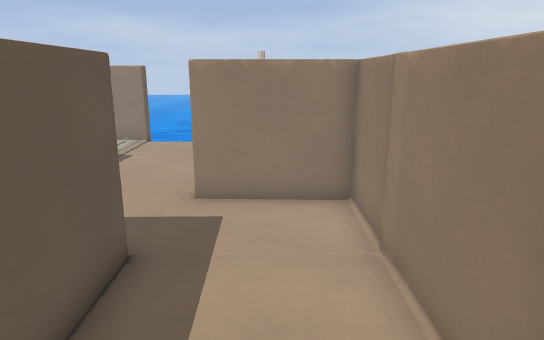
[1] (above)

16 first-person views from a walk through a Godot game level. The camera is 1.5 m above the floor, tilts 14° down and sees 70° across. The floor is counted in squares, 0.5 m on a side. Each view is taken from the middle of a square. On the plan, view 1 faces up. The plan holds only what a view shows up to about 20 squares ahead; the rest is blank. The place goes on beyond the plan. Surface patterns are stand-ins for the level's own textures.

[2]
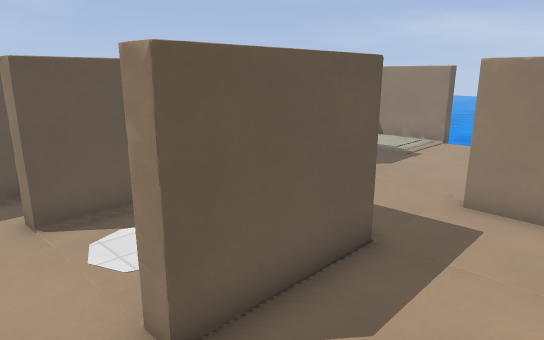

[3]
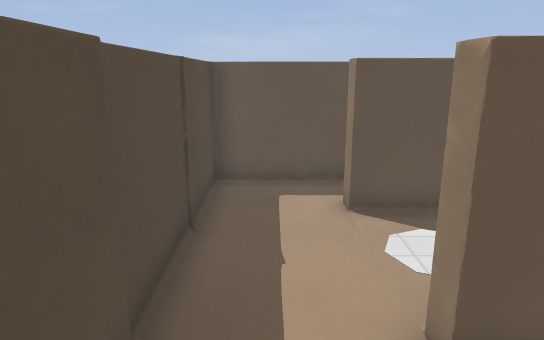

[4]
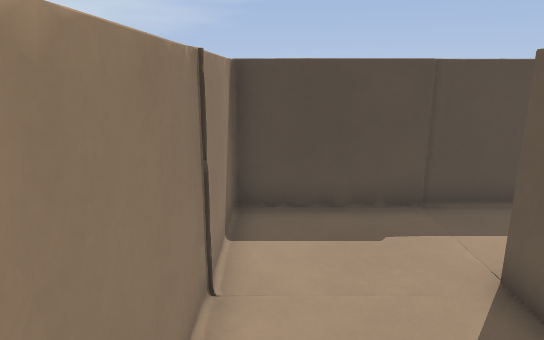

[5]
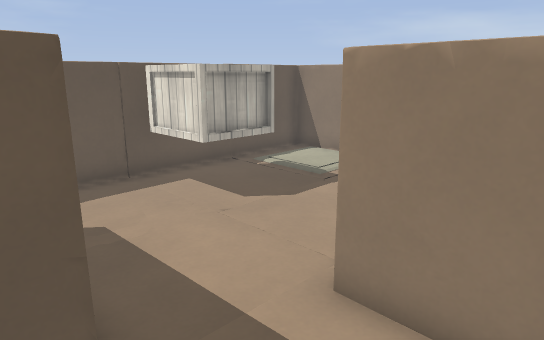

[6]
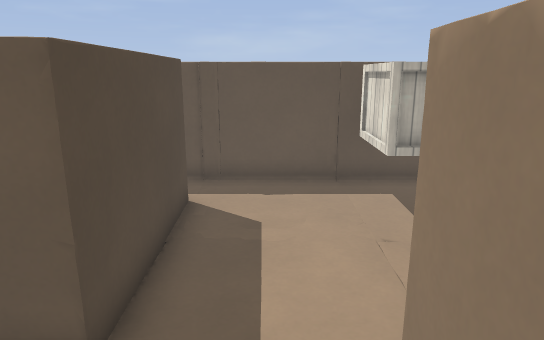

[7]
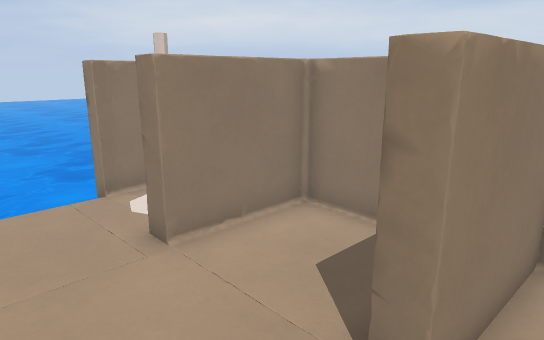

[8]
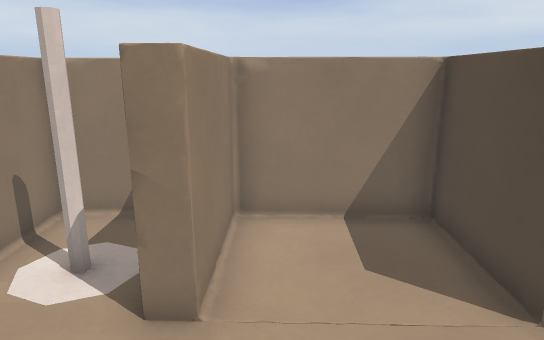

[9]
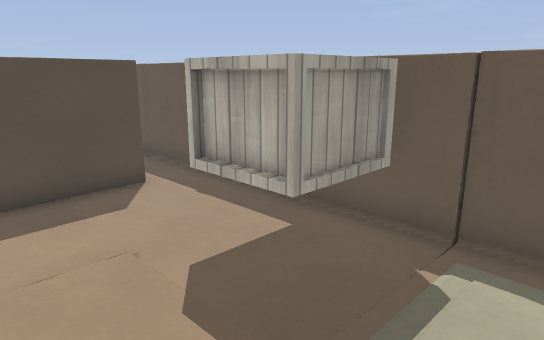

[10]
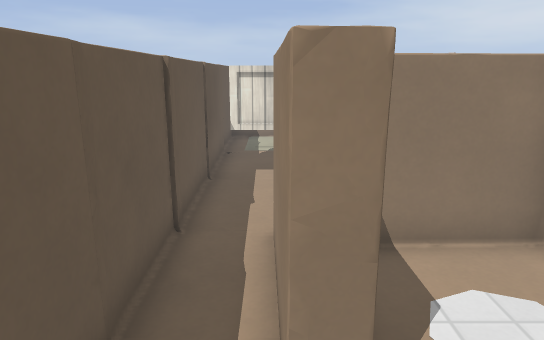

[11]
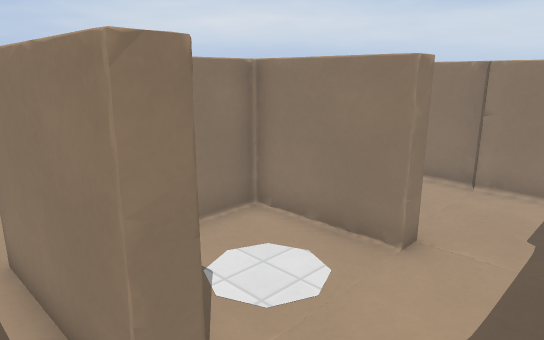

[12]
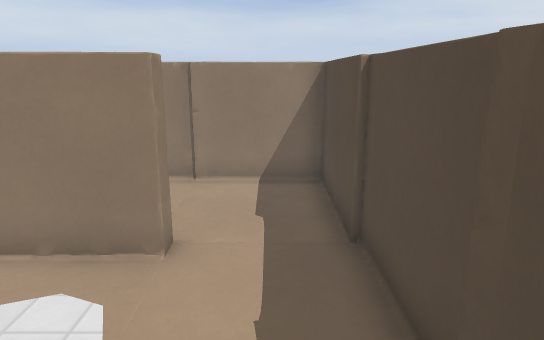

[13]
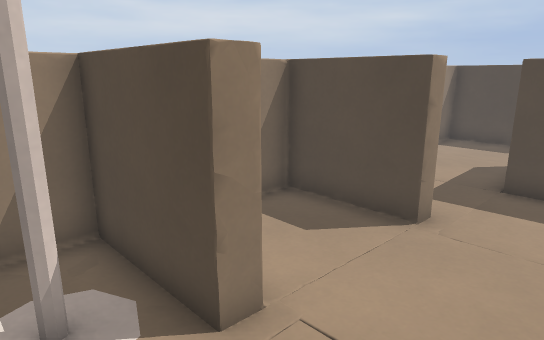

[14]
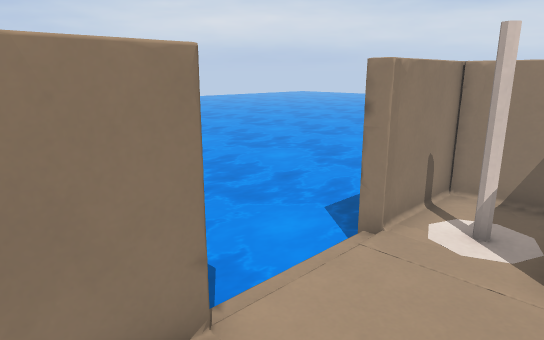

[15]
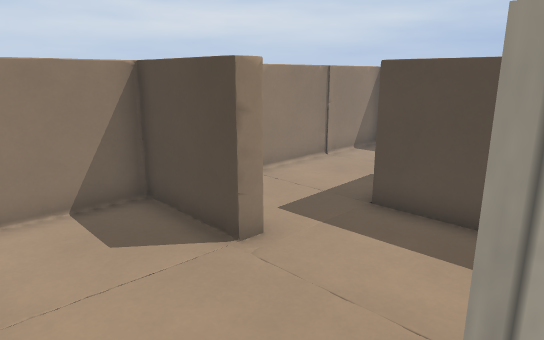

[16]
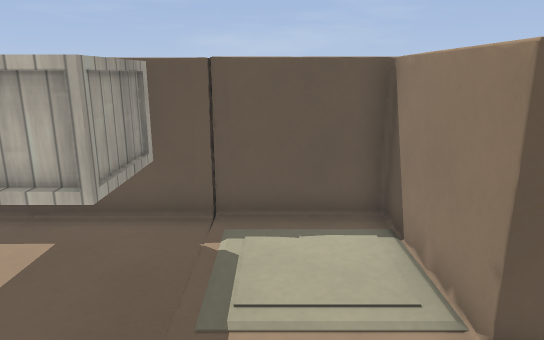

### Floor plan
Points are (right, up) in squares from view 1. A wall is a line through its corners. A room is listed if a view was taken in it or the views show most of it. See-through windows are left out.
Room 1 (views 1, 2, 3, 4, 5, 6, 10)
walls: (-2.4, 1.8) (-3, 1.8); (-7.2, 3.8) (-7.2, 1.7) (-7.9, 1.7); (-2.5, 6.1) (-2.4, 1.8) (-3, 1.7) (-3.1, 5.5) (-6.1, 5.4); (-2.5, -1.4) (1.9, -1.4) (1.9, 9) (-1.9, 9.1); (-3, -1.7) (-2.3, -1.6); (-6.1, -1.7) (-2.1, -1.6); (-6.6, -1.7) (-6.1, -1.6); (1.9, 1.8) (1.8, 2.3); (-8.4, -1.7) (-6.3, -1.7); (1.9, 5.6) (1.9, 6.1); (1.9, 6) (1.9, 6.5)
ways out: opening at (-7.5, 0) to room 2; opening at (-2, 7.5) to room 2
Room 2 (views 7, 8, 9, 11, 12, 13, 14, 15, 16)
walls: (-1.9, 9.1) (-1.9, 9.7) (1.9, 9.6) (1.9, 13.8) (-1.7, 13.9) (-1.7, 14.6) (1.9, 14.5); (-1.9, 9.1) (-1.9, 9.7); (-9.9, 10.4) (-9.8, 9.9); (-9.8, 13.9) (-9.9, 13.4); (-10, 14.2) (-9.9, 13.7); (-5.6, 18) (-5.6, 17.4) (-10, 17.4) (-9.8, -1.7) (-8.4, -1.7); (-0.8, 17.6) (-1.4, 17.5) (-1.4, 18.1); (-9.9, 6.5) (-9.8, 6); (-10, 6.4) (-9.9, 5.9); (1.9, 15.5) (1.9, 17.3); (2.1, 16.9) (2, 17.6) (-1.4, 17.6); (-9.5, 3.2) (-9.4, 2.7); (-9.9, 3.2) (-9.8, 2.6); (-7.9, 1.7) (-8, 6) (-2.5, 6.1)
ways out: opening at (-7.5, 0) to room 1; opening at (-2, 7.5) to room 1; gap at (-6, 18)
objects: box (-9, 10) to (-7, 13); other object (0, 16)

Positions as (right, up) in squares from view 1, and headings:
1: (0, 0), facing up
2: (1, 0), facing up-left
3: (1, 0), facing left
4: (1, 7), facing down
5: (1, 5), facing up-left
6: (1, 8), facing left
7: (-5, 8), facing up-right
8: (-6, 13), facing right
9: (-3, 16), facing down-left
10: (-8, -1), facing up
11: (-9, -1), facing up-right
12: (-9, 0), facing right
13: (-5, 17), facing down-right
14: (-8, 14), facing up-right
15: (-7, 14), facing down-right
16: (-2, 15), facing left
